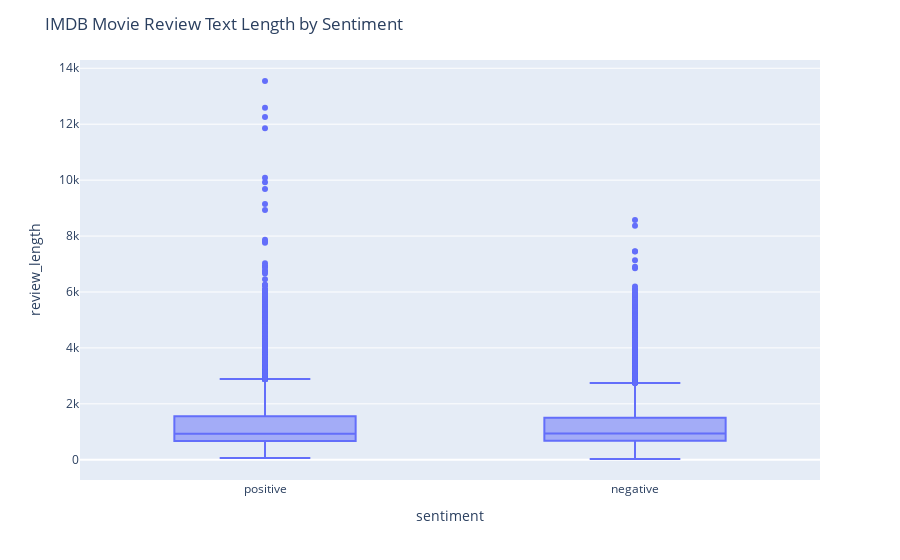

Source (notebook cell):
### Markdown cell above
For this visualization I decided to showcase the top 15 words used in both positive and negative reviews. Doing this you can see what the similarites between the most used words were and the frequency of them.

### Code cell
df['review_length'] = df['review'].str.len()

fig=px.box(df,
           x='sentiment',
           y='review_length')

fig.update_layout(title='IMDB Movie Review Text Length by Sentiment')

fig.show()

### Figure 1 — Plotly figure (JSON) as saved in the notebook; plotly's stock layout.template omitted (floating-point values rounded to 4 significant figures; data arrays with more than 128 entries replaced by an {"elided": "..."} marker saying what was removed)
{"data": [{"alignmentgroup": "True", "hovertemplate": "sentiment=%{x}<br>review_length=%{y}<extra></extra>", "legendgroup": "", "marker": {"color": "#636efa"}, "name": "", "notched": false, "offsetgroup": "", "orientation": "v", "showlegend": false, "type": "box", "x": {"elided": "50000 str values"}, "x0": " ", "xaxis": "x", "y": {"elided": "50000 int values"}, "y0": " ", "yaxis": "y"}], "layout": {"autosize": true, "boxmode": "group", "legend": {"tracegroupgap": 0}, "margin": {"t": 60}, "title": {"text": "IMDB Movie Review Text Length by Sentiment"}, "xaxis": {"anchor": "y", "autorange": true, "domain": [0, 1], "range": [-0.5, 1.5], "title": {"text": "sentiment"}, "type": "category"}, "yaxis": {"anchor": "x", "autorange": true, "domain": [0, 1], "range": [-724.0, 14296], "title": {"text": "review_length"}, "type": "linear"}}}
